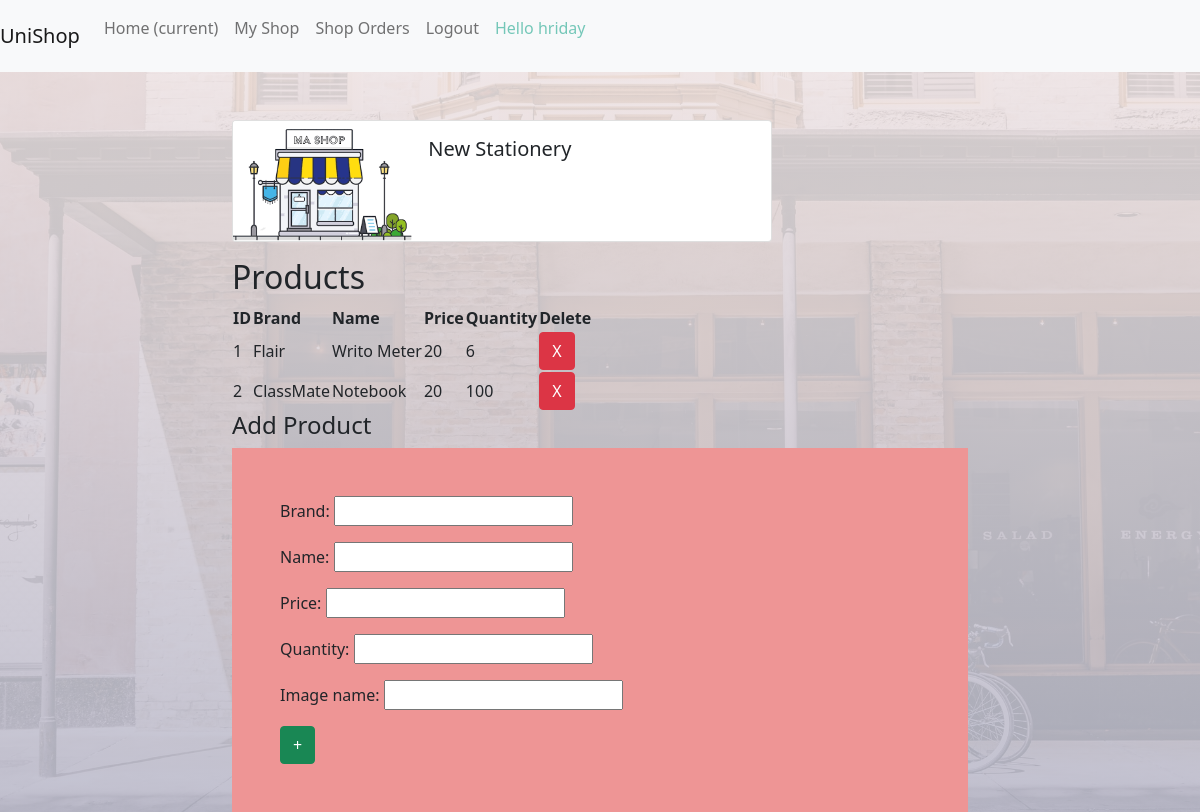
Page /myshop/ (signed in) on the committed database.
### unishop/models.py (models this page shows, shortened)
class Shop(models.Model):
    name = models.CharField(max_length=100)
    location = models.CharField(max_length=100)
    pincode = models.PositiveIntegerField()
    owner = models.OneToOneField(User,on_delete=models.CASCADE,related_name="shop")
    image_name = models.CharField(max_length=200)
    class Meta:
        db_table = "Shop"

class Product(models.Model):
    brand = models.CharField(max_length=50)
    name = models.CharField(max_length=50)
    price = models.PositiveIntegerField()
    quantity = models.PositiveIntegerField()
    image_name = models.CharField(max_length=100)
    shop = models.ForeignKey('Shop',on_delete=models.CASCADE)
    class Meta:
        db_table = "Product"

### unishop/views.py (the view)
# urls.py: path('myshop/',views.myshop,name = "myshop"),
@login_required
def myshop(request):
    if not request.user.profile.is_owner:
        return redirect('/')
    if request.method == "GET":
        shop_form = ShopForm()
        product_form = ProductForm()
        return render(request,'unishop/myshop.html',{
            "shop_form" : shop_form,
            "product_form" : product_form
        })
    else:
        shop = ShopForm(request.POST)
        shop = shop.save(commit=False)
        shop.owner = request.user
        shop.save()
        return redirect('/myshop')

### unishop/forms.py
class ShopForm(forms.ModelForm):
    class Meta:
        model = Shop
        exclude = ["owner"]

class ProductForm(forms.ModelForm):
    class Meta:
        model = Product
        fields = ['brand','name','price','quantity','image_name']

### unishop/templates/unishop/myshop.html (shortened to what this page needs)
{% extends 'unishop/base.html' %}
{% block bodyblock %}
<div class="container">
{% if not user.shop %}
<div class="row align-items-center justify-content-center">
    <div class="col-lg-8 col-md-10 col-sm-10">
        <h1>You need to create your shop first</h1>
    </div>
</div>
<div class="row align-items-center justify-content-center">
    <div class="col-lg-8 col-md-10 col-sm-10 bg-form">
        <div class="form-warp">
            <form action="/myshop/" method = "POST" class = "form ">
                {{shop_form.as_p}}
                {% csrf_token %}
                <button type = "submit" class = "btn btn-primary">Create Shop</button>
            </form>
        </div>
    </div>
</div>
{% else %}
<div class="row align-items-center justify-content-center">
    <div class="col-lg-8 col-md-10 col-sm-10 align-items-center justify-content-center">
        <div class="card mb-3 mt-5" style="max-width: 540px;">
            <div class="row g-0">
              <div class="col-md-4">
                <img class = "card-img" src="{{user.shop.image_name}}" alt="...">
              </div>
              <div class="col-md-8">
                <div class="card-body">
                  <h5 class="card-title">{{user.shop.name}}</h5>
                </div>
              </div>
            </div>
          </div>
        <h2>Products</h2>
    </div>
</div>
<div class="row align-items-center justify-content-center">
    <div class="col-lg-8 col-md-10 col-sm-10">
        <table>
            <tr>
                <th>ID</th>
                <th>Brand</th>
                <th>Name</th>
                <th>Price</th>
                <th>Quantity</th>
                <th>Delete</th>
            </tr>
            {% for product in user.shop.product_set.all  %}
            <tr>
                <td>{{product.id}}</td>
                <td>{{product.brand}}</td>
                <td>{{product.name}}</td>
                <td>{{product.price}}</td>
                <td>{{product.quantity}}</td>
                <td><a  class ="btn btn-danger" href = "/product/delete/{{product.id}}" >X</a></td>
            </tr>
        {% endfor %}
        </table>
    </div>
</div>
<div class="row align-items-center justify-content-center mb-5">
    <div class="col-lg-8 col-md-10 col-sm-10">
        <h4>Add Product</h4>
        <div class="form-warp bg-form ">
            <form action="/product/add/" method = "POST" class="form p-5 round">
                {{product_form.as_p}}
                <button type = "submit" class= "btn btn-success"> + </button>
            </form>
        </div>
    </div>
</div>
{% endif %}
</div>
{% endblock bodyblock %}

### unishop/templates/unishop/base.html (shortened to what this page needs)
<!DOCTYPE html>
{% load static %}
<html lang="en">
<head>
    <link rel="stylesheet" href= "{% static 'unishop/css/bootstrap.min.css' %}" >
    <link rel="stylesheet" href= "{% static 'unishop/css/index.css' %}" >
</head>
<body>
<nav class="navbar navbar-expand-lg navbar-light bg-light">
  <a class="navbar-brand" href="#">UniShop</a>
  <div class="collapse navbar-collapse" id="navbarNav">
    <ul class="navbar-nav">
      <li class="nav-item active">
        <a class="nav-link" href="/">Home <span class="sr-only">(current)</span></a>
      </li>
      {% if user.is_authenticated %}
          {% if  user.profile.is_owner %}
          <li class="nav-item">
            <a class="nav-link" href="/myshop">My Shop</a>
          </li>
          <li class="nav-item">
            <a class="nav-link" href="/shoporders">Shop Orders</a>
          </li>
          {% endif %}
          <li class="nav-item">
            <a class="nav-link" href="/logout">Logout</a>
          </li>
      {% endif %}
      {% if user.is_authenticated %}
      <li class="nav-item">
        <p class = "nav-link red-color" style = "color:#74c7b8"> Hello {{user.username}} </p>
      </li>
      {% endif %}
    </ul>
  </div>
</nav>
    {% block bodyblock %}
    {% endblock bodyblock %}
</body>
</html>

### unishop/static/unishop/css/index.css (style rules this page uses)
body { background-image:linear-gradient(rgba(243, 232, 232, 0.877),rgba(187, 187, 204, 0.884)),url('/static/unishop/images/bg.jpg'); background-position: center; background-attachment: fixed; background-size: cover; height:90vh; }
.card-img { width:100%; height:auto; }
.register-div , .bg-table , .bg-form { background-color: #ee9595; }

### rows in the picture
Product: id "1", brand "Flair", name "Writo Meter", price "20", quantity "6"
Product: id "2", brand "ClassMate", name "Notebook", price "20", quantity "100"

### other values in the picture
{{ user.username }} "hriday"
{{ user.shop.name }} "New Stationery"
